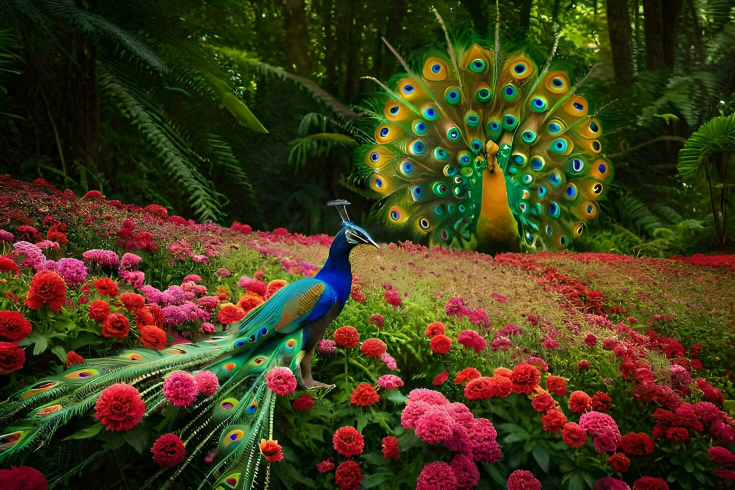
#> input picture peacock.jpg, 1470 x 980 px (shown at 1/2 size)
$ jupyter execute EX-3.ipynb
#> lines starting #> are read from the running program, lines starting #| are printed output that depends on the picture
# Ex. No: 03
## Histogram Equalization Using OpenCV (Grayscale & Color Images)

**Name :** DAKSHA SUBBAIAN  **Reg. No :** 212223230036

### Write a Python program using OpenCV to perform histogram equalization on the given grayscale image **"parrot.jpg"**.

The program should:

- Import the required libraries (**OpenCV, NumPy, Matplotlib**).
- Read the image **"parrot.jpg"** in **grayscale** format.
- Display the grayscale image and plot its histogram.
- Perform **histogram equalization** on the grayscale image using `cv2.equalizeHist()` to enhance its contrast.
- Using Matplotlib, display the following in a **2 × 2 grid layout**:
  - Original Grayscale Image
  - Histogram of Original Image
  - Enhanced (Equalized) Image
  - Histogram of Enhanced Image

[cell 1]
# Import required libraries
import cv2
import matplotlib.pyplot as plt

[cell 2]
# Read the image in grayscale format
img_grayscale=cv2.imread("peacock.jpg", cv2.IMREAD_GRAYSCALE)
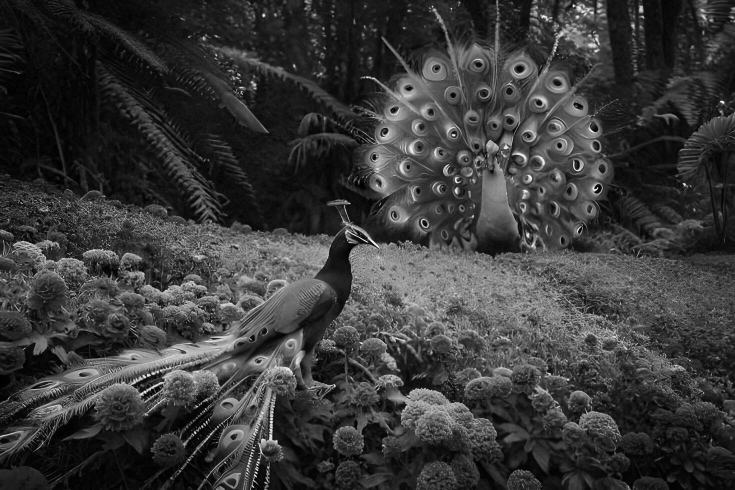
#> img_grayscale: shape (980, 1470) (shown at 1/2 size); min 0, max 255, mean 57.3

[cell 3]
# Display the grayscale image.
plt.imshow(img_grayscale,cmap="gray")

[cell 4]
# Plot the histogram of the grayscale image

grayHist = cv2.calcHist(img_grayscale, [0], None, [256], [0,256])
#> grayHist = 256 values, max 59 at index 17, min 0 at index 0, mean 5.74
# plt.figure(figsize=(10,10))
plt.hist(img_grayscale.ravel(), 256, range=[0,256])

plt.show()
#> figure, not shown here; tallest bar 22830 high, from x = 20 to 21

[cell 5]
# Perform histogram equalization
hist_eq = cv2.equalizeHist(img_grayscale)
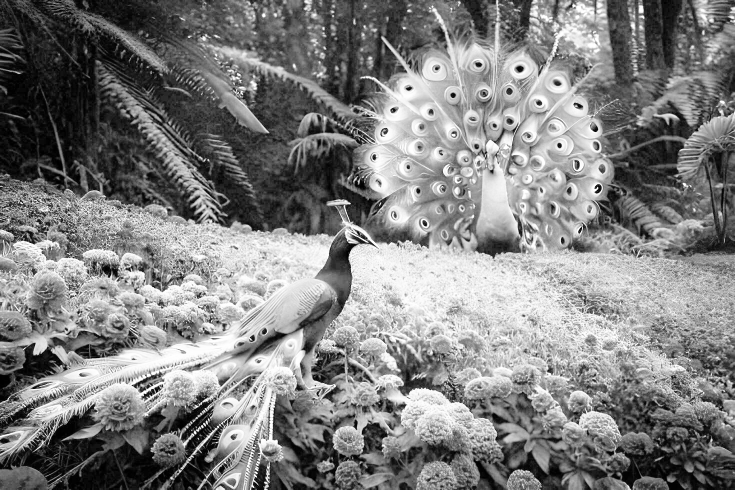
#> hist_eq: shape (980, 1470) (shown at 1/2 size); min 0, max 255, mean 128.4
plt.imshow(hist_eq, cmap="gray")

[cell 6]
# Display [1] the Original Image (Gray Image) and its Histogram, and [2] the Enhanced Image and its Histogram using a 2×2 layout in Matplotlib.
plt.figure(figsize=(12,8))


plt.subplot(221)
plt.imshow(img_grayscale,cmap="gray")
plt.title("Original Image")


plt.subplot(222)
plt.hist(img_grayscale.ravel(), 256, range=[0,256])
plt.title("Histogram of Original Image")

plt.subplot(223)
plt.imshow(hist_eq, cmap="gray")
plt.title("Enhanced Image")

plt.subplot(224)
plt.hist(hist_eq.ravel(), 256, range=[0,256])
plt.title("Histogram of Enhanced Image")
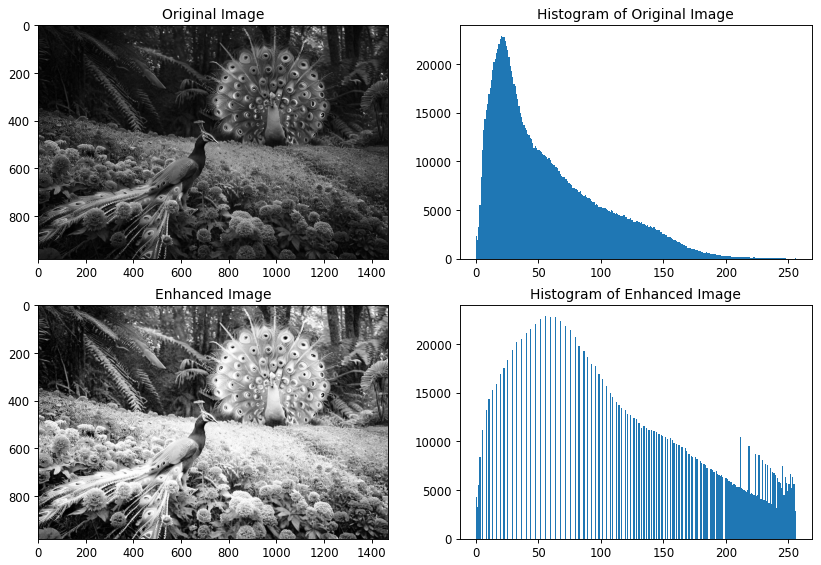
#> figure drawn by matplotlib, 4 panels; panel 2: tallest bar 22830 high, from x = 20 to 21; panel 4: tallest bar 22830 high, from x = 55 to 56

### Write a Python program using OpenCV to perform color image enhancement through histogram equalization in the HSV color space on the given image **"parrot.jpg"**.

The program should:

- Import the required libraries (**OpenCV, NumPy, Matplotlib**).
- Read the color image **"parrot.jpg"**.
- Plot the **histogram of the original color image** (use the **B, G, and R** channels).
- Convert the image from **BGR to HSV** color space.
- Apply **histogram equalization** to one specific channel to improve brightness and contrast using `cv2.equalizeHist()`.
- Convert the enhanced HSV image back to **BGR** format.
- Using Matplotlib, display the following in a **2 × 2 grid layout**:
  - Original Color Image
  - Histogram of Original Image (BGR channels)
  - Enhanced Color Image
  - Histogram of Enhanced Image (BGR channels)

[cell 7]
# Read the colorgiven parrot.jpg image.

peacock_bgr = cv2.imread("peacock.jpg")
#> peacock_bgr is the input picture: shape (980, 1470, 3); mean B, G, R 26.3, 58.7, 66.9
peacock_rgb = cv2.cvtColor(peacock_bgr, cv2.COLOR_BGRA2RGBA)

[cell 8]
# Plot the histogram of colour image

plt.hist(peacock_rgb.ravel(), 256, range=[0,256])
plt.show()
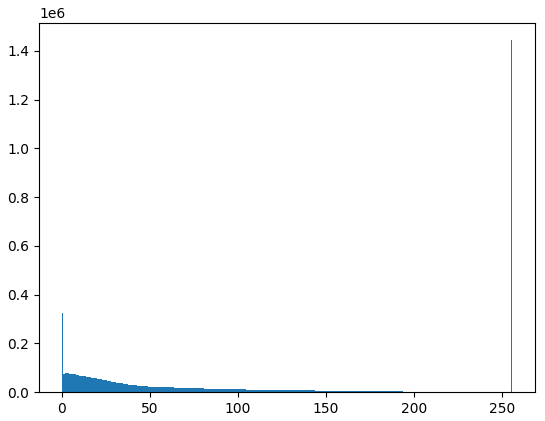
#> figure drawn by matplotlib, 1 panel; tallest bar 1444261 high, from x = 255 to 256

[cell 9]
# Convert to HSV.

peacock_hsv = cv2.cvtColor(peacock_rgb, cv2.COLOR_RGB2HSV)
#> peacock_hsv: shape (980, 1470, 3); mean H, S, V 51.4, 201.7, 81.8

[cell 10]
# Perform histogram equalization

H, S, V = cv2.split(peacock_hsv)
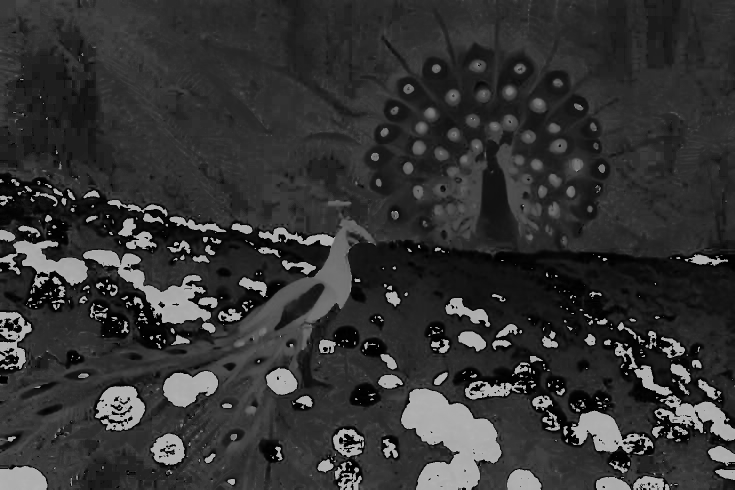
#> H: shape (980, 1470) (shown at 1/2 size); min 0, max 179, mean 51.4
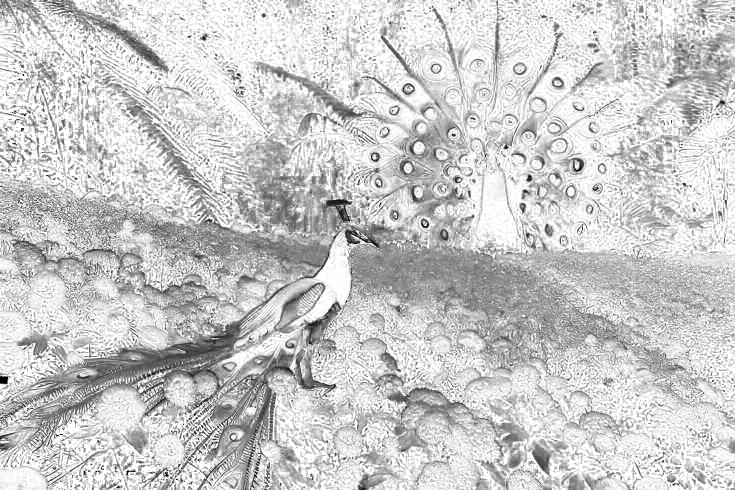
#> S: shape (980, 1470) (shown at 1/2 size); min 0, max 255, mean 201.7
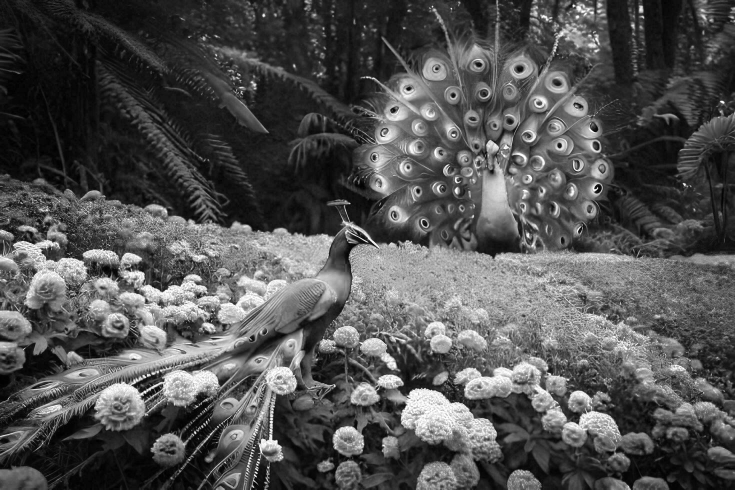
#> V: shape (980, 1470) (shown at 1/2 size); min 0, max 255, mean 81.8
hist_eq = cv2.equalizeHist(V)
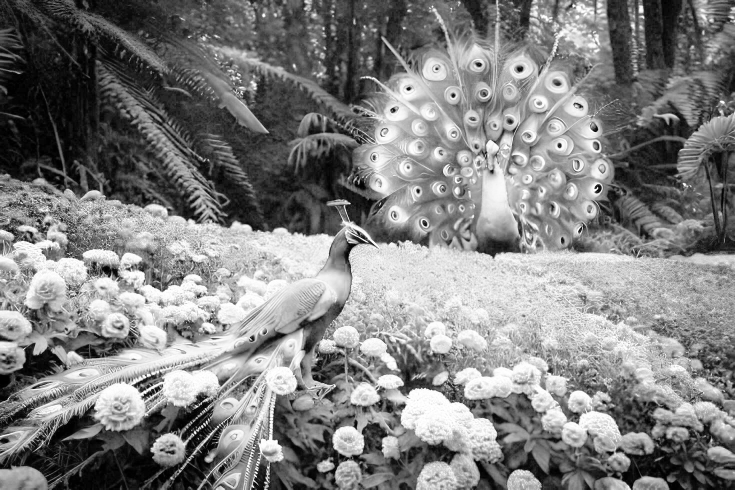
#> hist_eq: shape (980, 1470) (shown at 1/2 size); min 0, max 255, mean 128.3
hist_eq_hsv = cv2.merge((H, S, hist_eq))
#> hist_eq_hsv: shape (980, 1470, 3); mean H, S, V 51.4, 201.7, 128.3

[cell 11]
# Convert back to BGR format

hist_eq_bgr = cv2.cvtColor(hist_eq_hsv, cv2.COLOR_HSV2BGR)
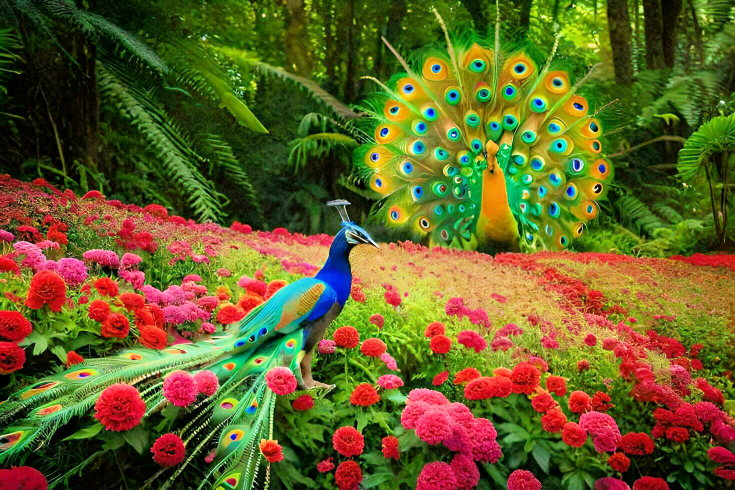
#> hist_eq_bgr: shape (980, 1470, 3) (shown at 1/2 size); mean B, G, R 38.3, 95.3, 101.7

[cell 12]
# Display

plt.imshow(cv2.cvtColor(hist_eq_bgr, cv2.COLOR_BGR2RGB))

[cell 13]
# Display [1] the Original Image (BGR Image) and its Histogram, and [2] the Enhanced Image and its Histogram using a 2×2 layout in Matplotlib.
plt.figure(figsize=(12,8))


plt.subplot(221)
plt.imshow(cv2.cvtColor(peacock_bgr, cv2.COLOR_BGR2RGB))
plt.title("Original Image")


plt.subplot(222)
plt.hist(peacock_bgr.ravel(), 256, range=[0,256])
plt.title("Histogram of Original Image")

plt.subplot(223)
plt.imshow(cv2.cvtColor(hist_eq_bgr, cv2.COLOR_BGR2RGB))
plt.title("Enhanced Image")

plt.subplot(224)
plt.hist(hist_eq_bgr.ravel(), 256, range=[0,256])
plt.title("Histogram of Enhanced Image")
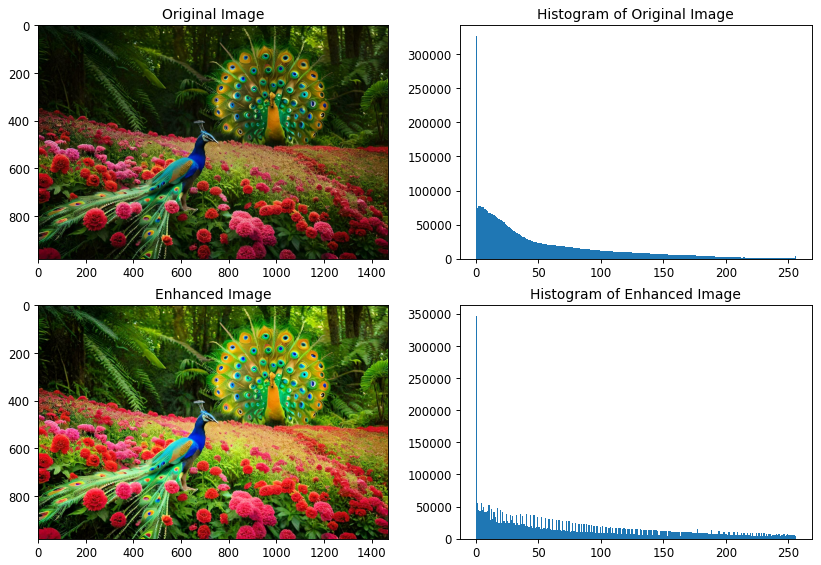
#> figure drawn by matplotlib, 4 panels; panel 2: tallest bar 326046 high, from x = 0 to 1; panel 4: tallest bar 345914 high, from x = 0 to 1
